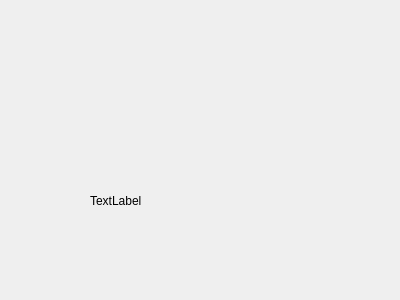
<?xml version="1.0" encoding="UTF-8"?>
<ui version="4.0">
 <class>Dialog</class>
 <widget class="QDialog" name="Dialog">
  <property name="geometry">
   <rect>
    <x>0</x>
    <y>0</y>
    <width>400</width>
    <height>300</height>
   </rect>
  </property>
  <property name="windowTitle">
   <string>Dialog</string>
  </property>
  <widget class="QLabel" name="label">
   <property name="geometry">
    <rect>
     <x>90</x>
     <y>160</y>
     <width>161</width>
     <height>81</height>
    </rect>
   </property>
   <property name="text">
    <string>TextLabel</string>
   </property>
  </widget>
 </widget>
 <resources/>
 <connections/>
</ui>
